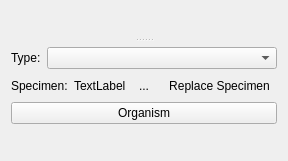
<?xml version="1.0" encoding="UTF-8"?>
<ui version="4.0">
 <class>BiologialSourceWidget</class>
 <widget class="QWidget" name="BiologialSourceWidget">
  <property name="geometry">
   <rect>
    <x>0</x>
    <y>0</y>
    <width>246</width>
    <height>161</height>
   </rect>
  </property>
  <property name="windowTitle">
   <string>Form</string>
  </property>
  <layout class="QGridLayout" name="gridLayout">
   <item row="0" column="0">
    <widget class="QSplitter" name="splitter">
     <property name="orientation">
      <enum>Qt::Orientation::Vertical</enum>
     </property>
     <property name="handleWidth">
      <number>3</number>
     </property>
     <widget class="DataExchangeWidget" name="dataExchangeWidget" native="true"/>
     <widget class="QWidget" name="layoutWidget">
      <layout class="QVBoxLayout" name="verticalLayout">
       <item>
        <widget class="NameDescriptionWidget" name="nameDescriptionWidget" native="true"/>
       </item>
       <item>
        <layout class="QHBoxLayout" name="horizontalLayout_2">
         <item>
          <widget class="QLabel" name="label">
           <property name="text">
            <string>Type:</string>
           </property>
           <property name="buddy">
            <cstring>bioSourceTypeComboBox</cstring>
           </property>
          </widget>
         </item>
         <item>
          <widget class="QComboBox" name="bioSourceTypeComboBox">
           <property name="sizePolicy">
            <sizepolicy hsizetype="MinimumExpanding" vsizetype="Fixed">
             <horstretch>0</horstretch>
             <verstretch>0</verstretch>
            </sizepolicy>
           </property>
          </widget>
         </item>
        </layout>
       </item>
       <item>
        <layout class="QHBoxLayout" name="horizontalLayout">
         <item>
          <widget class="QLabel" name="label_2">
           <property name="text">
            <string>Specimen:</string>
           </property>
          </widget>
         </item>
         <item>
          <widget class="QLabel" name="specimenNameLabel">
           <property name="text">
            <string>TextLabel</string>
           </property>
          </widget>
         </item>
         <item>
          <widget class="QToolButton" name="editSpecimenToolButton">
           <property name="toolTip">
            <string>Edit specimen</string>
           </property>
           <property name="statusTip">
            <string>Edit specimen</string>
           </property>
           <property name="whatsThis">
            <string>Edit specimen</string>
           </property>
           <property name="text">
            <string>...</string>
           </property>
           <property name="icon">
            <iconset theme="document-properties"/>
           </property>
           <property name="checkable">
            <bool>true</bool>
           </property>
           <property name="autoRaise">
            <bool>true</bool>
           </property>
          </widget>
         </item>
         <item>
          <widget class="QToolButton" name="replaceSpecimenToolButton">
           <property name="toolTip">
            <string>Replace specimen</string>
           </property>
           <property name="statusTip">
            <string>Replace specimen</string>
           </property>
           <property name="whatsThis">
            <string>Replace specimen</string>
           </property>
           <property name="text">
            <string>Replace Specimen</string>
           </property>
           <property name="icon">
            <iconset theme="document-replace"/>
           </property>
           <property name="autoRaise">
            <bool>true</bool>
           </property>
          </widget>
         </item>
        </layout>
       </item>
       <item>
        <widget class="QPushButton" name="organismPushButton">
         <property name="text">
          <string>Organism</string>
         </property>
         <property name="icon">
          <iconset theme="document-properties"/>
         </property>
        </widget>
       </item>
       <item>
        <spacer name="verticalSpacer">
         <property name="orientation">
          <enum>Qt::Orientation::Vertical</enum>
         </property>
         <property name="sizeHint" stdset="0">
          <size>
           <width>20</width>
           <height>40</height>
          </size>
         </property>
        </spacer>
       </item>
      </layout>
     </widget>
    </widget>
   </item>
  </layout>
 </widget>
 <customwidgets>
  <customwidget>
   <class>DataExchangeWidget</class>
   <extends>QWidget</extends>
   <header location="global">gui.widgets.dataclasswidgets.dataexchangewidget</header>
   <container>1</container>
  </customwidget>
  <customwidget>
   <class>NameDescriptionWidget</class>
   <extends>QWidget</extends>
   <header location="global">gui.widgets.dataclasswidgets.namedescriptionwidget</header>
   <container>1</container>
  </customwidget>
 </customwidgets>
 <resources/>
 <connections/>
</ui>
